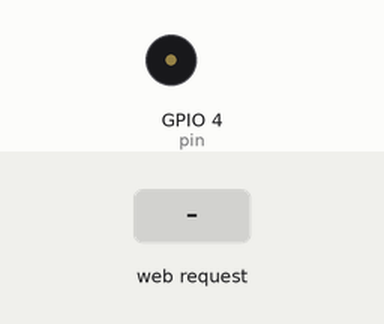
The sketch below on a simulated ESP8266 (NodeMCU). On the bench: buzzer (waves = sounding). Inputs (shaded band) come from the test bench. WiFi joins after 1.5 s; servers stay silent unless stated.

Above: at 2.7 s.
2.8 s: HTTP request GET / received
At 3.2 s:
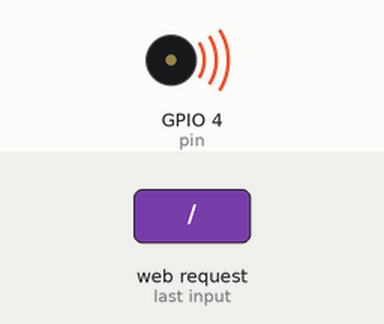
Timing chart, 0 to 6.5 s (numbered marks = the images above; inputs shaded):
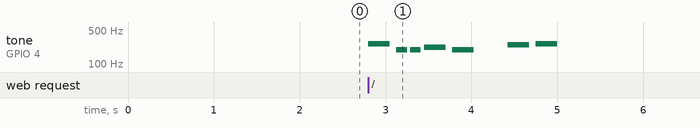

The sketch:

server.ino
```cpp
#include <ESP8266WiFi.h>
#include <ESP8266WebServer.h>
#include "note.h"

#define pin 4     // D2

const char* ssid        = "SSID";
const char* password    = "PASSWORD";

int melody[] = { NOTE_C4, NOTE_G3, NOTE_G3, NOTE_A3, NOTE_G3, 0, NOTE_B3, NOTE_C4 };

int noteDurations[] = { 4, 8, 8, 4, 4, 4, 4, 4 };

ESP8266WebServer server(80);

void handleQuery() {
  char rsp[255];
  sprintf(rsp, "Din D0n");
  server.send(200, "text/plain", rsp);
  int size = sizeof(melody) / sizeof(int);
  for (int thisNote = 0; thisNote < size; thisNote++) {
    int noteDuration = 1000 / noteDurations[thisNote];
    tone(pin, melody[thisNote], noteDuration);
    int pauseBetweenNotes = noteDuration * 1.30;
    delay(pauseBetweenNotes);
    noTone(pin);
  }
}

void setup() {
  WiFi.mode(WIFI_STA);
  WiFi.begin(ssid, password);
  while (WiFi.status() != WL_CONNECTED) {
    delay(300);
  }
  server.on("/", HTTP_GET, handleQuery);
  server.begin();
}

void loop() {
  server.handleClient();
}
```

note.h
```cpp
#define NOTE_B0  31
#define NOTE_C1  33
#define NOTE_CS1 35
#define NOTE_D1  37
#define NOTE_DS1 39
#define NOTE_E1  41
#define NOTE_F1  44
#define NOTE_FS1 46
#define NOTE_G1  49
#define NOTE_GS1 52
#define NOTE_A1  55
#define NOTE_AS1 58
#define NOTE_B1  62
#define NOTE_C2  65
#define NOTE_CS2 69
#define NOTE_D2  73
#define NOTE_DS2 78
#define NOTE_E2  82
#define NOTE_F2  87
#define NOTE_FS2 93
#define NOTE_G2  98
#define NOTE_GS2 104
#define NOTE_A2  110
#define NOTE_AS2 117
#define NOTE_B2  123
#define NOTE_C3  131
#define NOTE_CS3 139
#define NOTE_D3  147
#define NOTE_DS3 156
#define NOTE_E3  165
#define NOTE_F3  175
#define NOTE_FS3 185
#define NOTE_G3  196
#define NOTE_GS3 208
#define NOTE_A3  220
#define NOTE_AS3 233
#define NOTE_B3  247
#define NOTE_C4  262
#define NOTE_CS4 277
#define NOTE_D4  294
#define NOTE_DS4 311
#define NOTE_E4  330
#define NOTE_F4  349
#define NOTE_FS4 370
#define NOTE_G4  392
#define NOTE_GS4 415
#define NOTE_A4  440
#define NOTE_AS4 466
#define NOTE_B4  494
#define NOTE_C5  523
#define NOTE_CS5 554
#define NOTE_D5  587
#define NOTE_DS5 622
#define NOTE_E5  659
#define NOTE_F5  698
#define NOTE_FS5 740
#define NOTE_G5  784
#define NOTE_GS5 831
#define NOTE_A5  880
#define NOTE_AS5 932
#define NOTE_B5  988
#define NOTE_C6  1047
#define NOTE_CS6 1109
#define NOTE_D6  1175
#define NOTE_DS6 1245
#define NOTE_E6  1319
#define NOTE_F6  1397
#define NOTE_FS6 1480
#define NOTE_G6  1568
#define NOTE_GS6 1661
#define NOTE_A6  1760
#define NOTE_AS6 1865
#define NOTE_B6  1976
#define NOTE_C7  2093
#define NOTE_CS7 2217
#define NOTE_D7  2349
#define NOTE_DS7 2489
#define NOTE_E7  2637
#define NOTE_F7  2794
#define NOTE_FS7 2960
#define NOTE_G7  3136
#define NOTE_GS7 3322
#define NOTE_A7  3520
#define NOTE_AS7 3729
#define NOTE_B7  3951
#define NOTE_C8  4186
#define NOTE_CS8 4435
#define NOTE_D8  4699
#define NOTE_DS8 4978
```

Measured:
- after the input at 2.8 s, tone on GPIO 4 (pin): plays 262 Hz for 0.25 s, 196 Hz for 0.12 s, 196 Hz for 0.12 s, 220 Hz for 0.25 s, 196 Hz for 0.25 s, 247 Hz for 0.25 s … (7 notes in this stretch), starting at once
